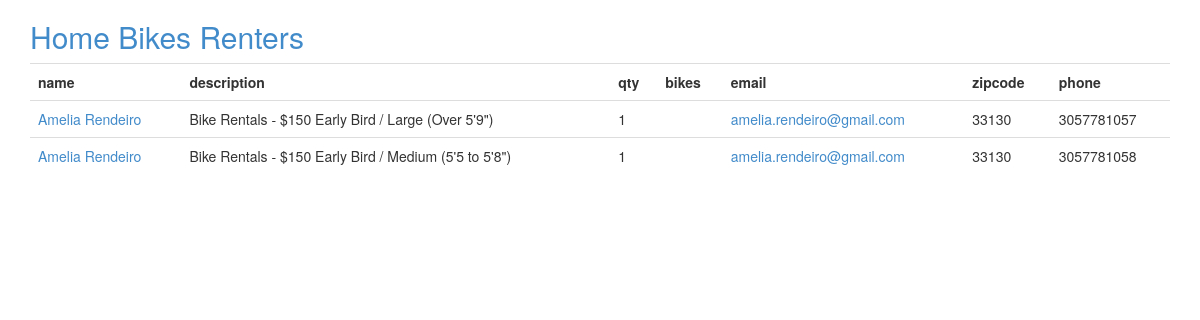
The app's page /scan?code=amelia.rendeiro@gmail.com with its own data.
### bike/models.py (models this page shows, shortened)
class Renter(Base):
  __tablename__ = 'renter'
  id = Column(Integer, primary_key=True)
  name = Column(String(255), unique=False)
  email = Column(String(255), unique=False)
  code = Column(String(255), unique=True)
  bikes = relationship('Bike', backref=backref('renter'))
  zipcode = Column(String(255))
  phone = Column(String(255))
  desc = Column(String)
  qty = Column(Integer)

### bike/views.py (the view, shortened to what this page needs)
@app.route('/scan')
def scan():
  code = request.values['code'].strip()
  if code.strip() == '':
    flash('Enter a search query!')
    return redirect('/')
  try:
    code = str(int(code))
  except:
    pass
  if db.query(Bike).filter_by(code=code).count():
    return redirect('/bike/'+code)
  elif db.query(Renter).filter_by(email=code).count() == 1:
    return redirect('/renter/'+str(db.query(Renter).filter_by(email=code)[0].id))
  renters = db.query(Renter).filter(or_(Renter.email.ilike(code),
                                        Renter.phone.ilike(code)))
  if renters.count() == 1:
    return redirect('/renter/'+renters[0].id)
  elif renters.count() > 1:
    return render_template('renters.html', renters=renters)

### bike/__init__.py (called while the page is built)
@app.teardown_appcontext
def shutdown_session(exception=None):
  db.remove()

### bike/templates/renters.html (shortened to what this page needs)
{% extends "base.html" %}
{% block content %}
<table class="table table-hover">
  <tr><th>name</th><th>description</th><th>qty</th><th>bikes</th><th>email</th><th>zipcode</th><th>phone</th></tr>
  {% for renter in renters %}
  <tr><td><a href="{{url_for('renter', oid=renter.id)}}">{{renter.name}}</a></td><td>{{renter.desc}}</td><td>{{renter.qty}}</td><td></td><td><a href="{{url_for('scan', code=renter.email)}}">{{renter.email}}</a></td><td>{{renter.zipcode}}</td><td>{{renter.phone}}</tr>
  {% endfor %}
</table>
{% endblock %}

### records on screen
Renter: name "Amelia Rendeiro", desc "Bike Rentals - $150 Early Bird / Large (Over 5'9\")", qty "1", email "amelia.rendeiro@gmail.com", zipcode "33130", phone "3057781057"
Renter: name "Amelia Rendeiro", desc "Bike Rentals - $150 Early Bird / Medium (5'5 to 5'8\")", qty "1", email "amelia.rendeiro@gmail.com", zipcode "33130", phone "3057781058"
